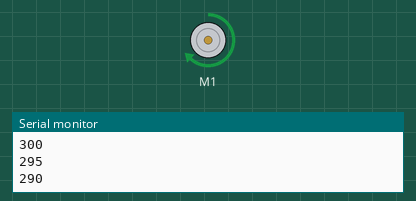
This sketch was run on a simulated Arduino Uno, built with avr-gcc and run on an emulated ATmega328P. Parts: DC motor (green arrow = forward, orange = backward, longer = faster), the last lines printed to the serial monitor.

Above: at 0.05 s.
At 0.4 s:
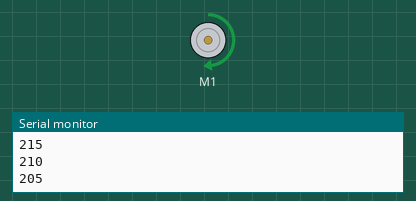
At 0.8 s:
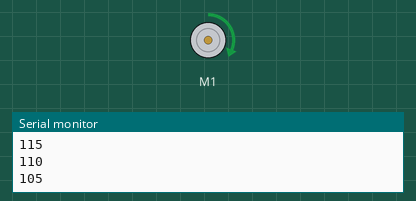
Timing chart, 0 to 3.0 s (numbered marks = the images above):
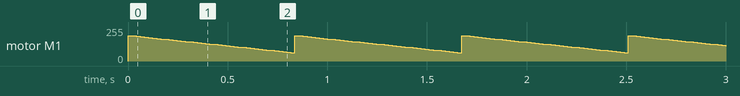

Measured:
- by itself, motor M1: ramps from forward 191/255 to forward 63/255 and jumps back, once every 0.84 s

The sketch:

teste_speed_suave.ino
```cpp
#include "DualVNH5019MotorShield.h" //drive motor

DualVNH5019MotorShield md;

void setup() {
  md.init();
  Serial.begin(9600);
}

void loop() {
  set_speed_suave(0, 300, 1);
}

void set_speed_suave(int vel_atual, int vel_ant, int motor){
  // vel_ant -> vel_atual
  // 100 -> 200  = erro 100
  // 100 -> -100 = erro -200
  // vai da velocidade anterior até a atual de forma suave
  // evitar grande pico de corrente

  int erro = vel_atual - vel_ant;
  if (abs(erro) > 200){
    if (erro > 0){
      // fazer isso só pros primeiros 200. pula de 5 em 5
      for (int i = vel_ant; i <= (vel_ant + 200); i = i + 5)
      {
        if (motor == 1){
          md.setM1Speed(i);
          Serial.println(i);
        }
        if (motor == 2){
          md.setM2Speed(i);
        }
        delay(20);
      }
    }
    if (erro < 0){
      // fazer isso só pros primeiros 200
      for (int i = vel_ant; i >= (vel_ant - 200); i = i - 5)
      {
        if (motor == 1){
          md.setM1Speed(i);
          Serial.println(i);
        }

        if (motor == 2){
          md.setM2Speed(i);
        }
        delay(20);
      }
    }
  } else {
    if (motor == 1){
      md.setM1Speed(vel_atual);
      Serial.println(vel_atual);
    }
    if (motor == 2){
      md.setM2Speed(vel_atual);
    }
  }
}
```
